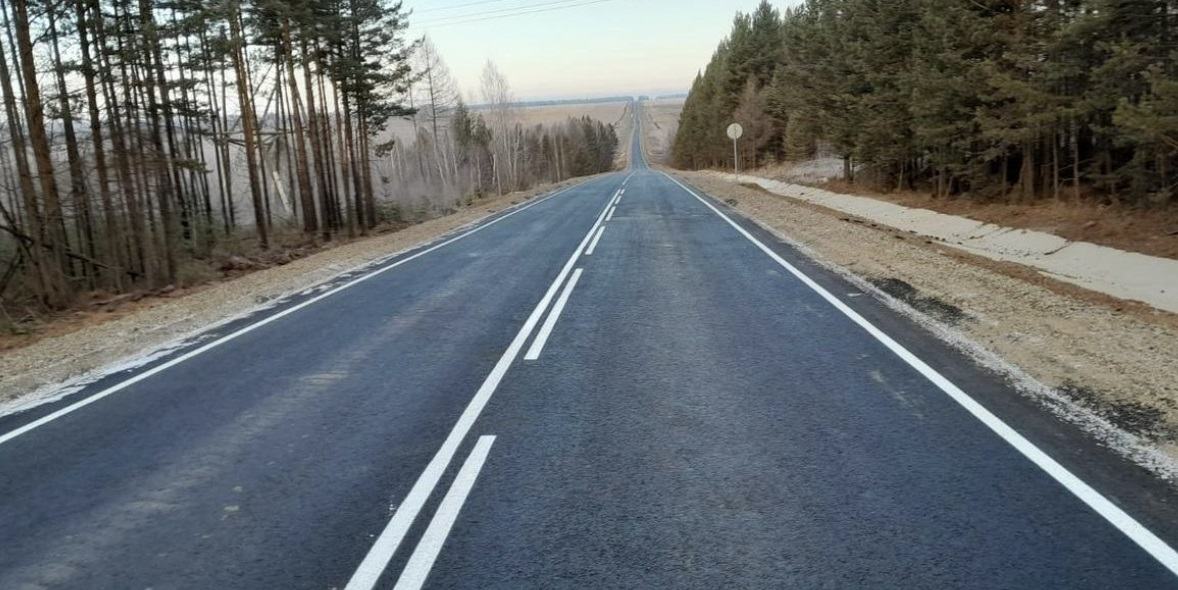
#> input picture road1.jpg, 1178 x 590 px
$ python lab1_Zbruev_Denis.py
#> lines starting #> are read from the running program, lines starting #| are printed output that depends on the picture; after the words box and inside, x2 and y2 are one past the last pixel; in counts of white or black regions, pixels touching at a corner belong together
import numpy as np
import cv2 as cv8_hornet
import copy

if(True):
    image = cv8_hornet.imread('road1.jpg')
#> image is the input picture: shape (590, 1178, 3); mean B, G, R 106.8, 104.4, 99.3
    image_BGR = cv8_hornet.cvtColor(image, cv8_hornet.COLOR_BGR2BGRA)
    image_blur = cv8_hornet.GaussianBlur(image_BGR, (5, 5), 0) # размываем изображение (рекомендованные параметры создателями метода)
    image_canny = cv8_hornet.Canny(image_blur, 30, 60, apertureSize=3)
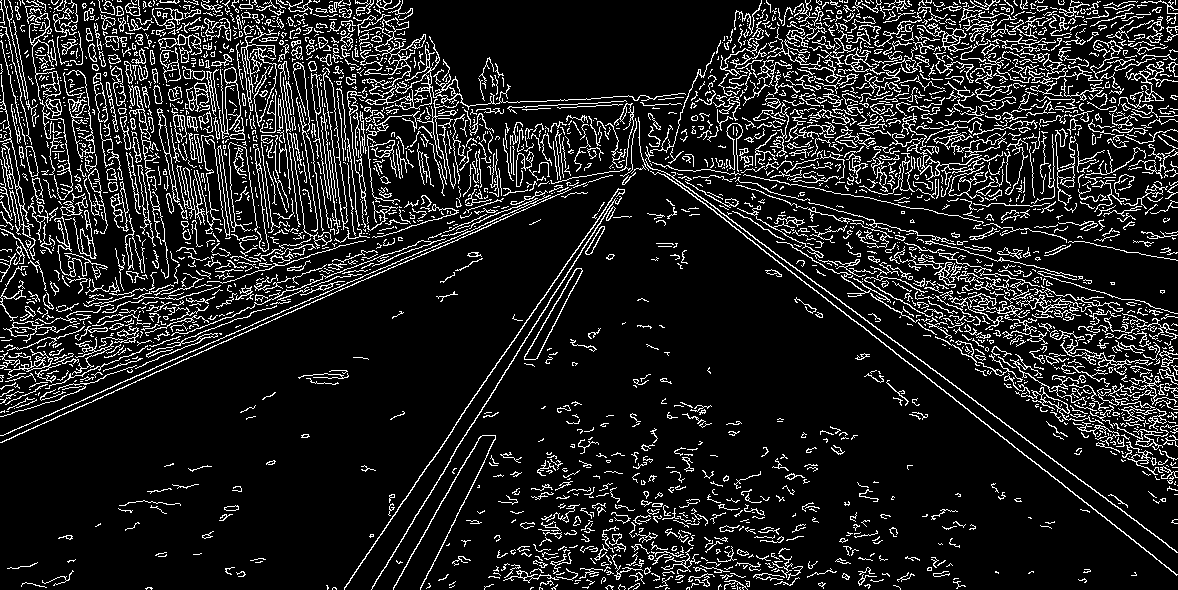
#> image_canny: shape (590, 1178); 12.9% white in thin lines or dots


    # накладываем маску, обрезая все лишнее
    """h = image.shape[0]
    w = image.shape[1]
    x1 =600
    x2 = 525
    x4 = 0
    y4 = 900
    x5 = 0
    y5= 430
    k = 3.7
    polygons = np.array([(x5, y5), (x1, h/k), (w-x2, h/k), (1700, 900), (x4, y4)])"""
    h = image.shape[0]
#> h = 590
    w = image.shape[1]
#> w = 1178
    print(h)
#| 590
    print(w)
#| 1178
    polygons = np.array([(0,0), (w, 0), (w, h), (0, h)])
    mask_image = np.zeros_like(image)

    color = (0, 0, 255) # red
    cv8_hornet.fillPoly(mask_image, np.array([polygons], dtype=np.int64), color) #
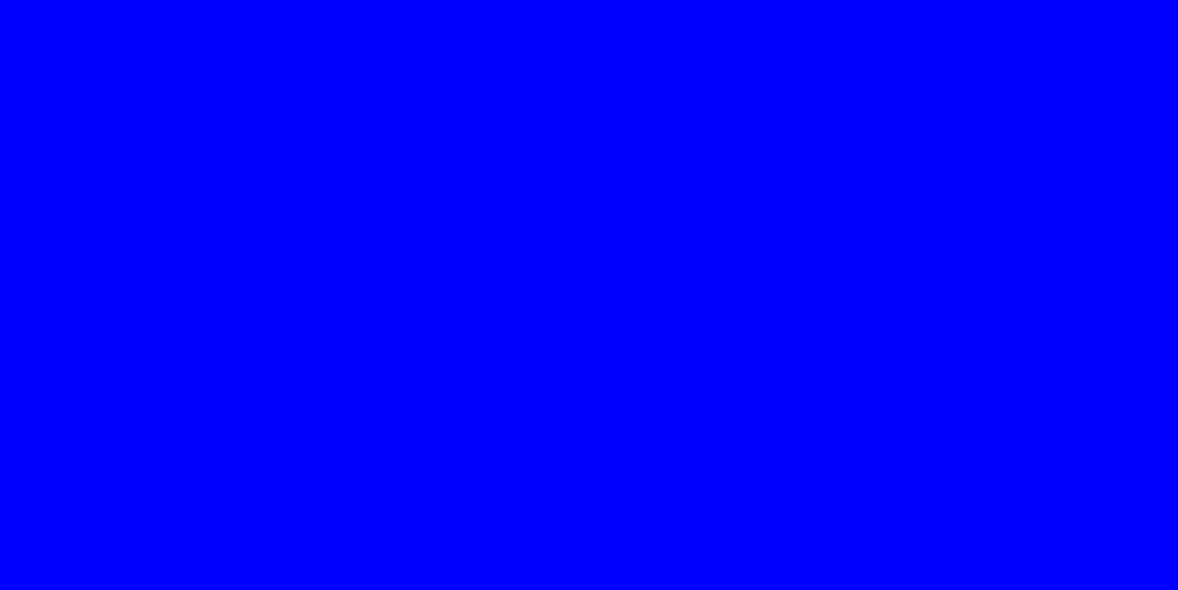
#> mask_image: shape (590, 1178, 3); mean of channels 0, 1, 2 0, 0, 255; drawn as R, G, B
    image = cv8_hornet.bitwise_and(image, mask_image)
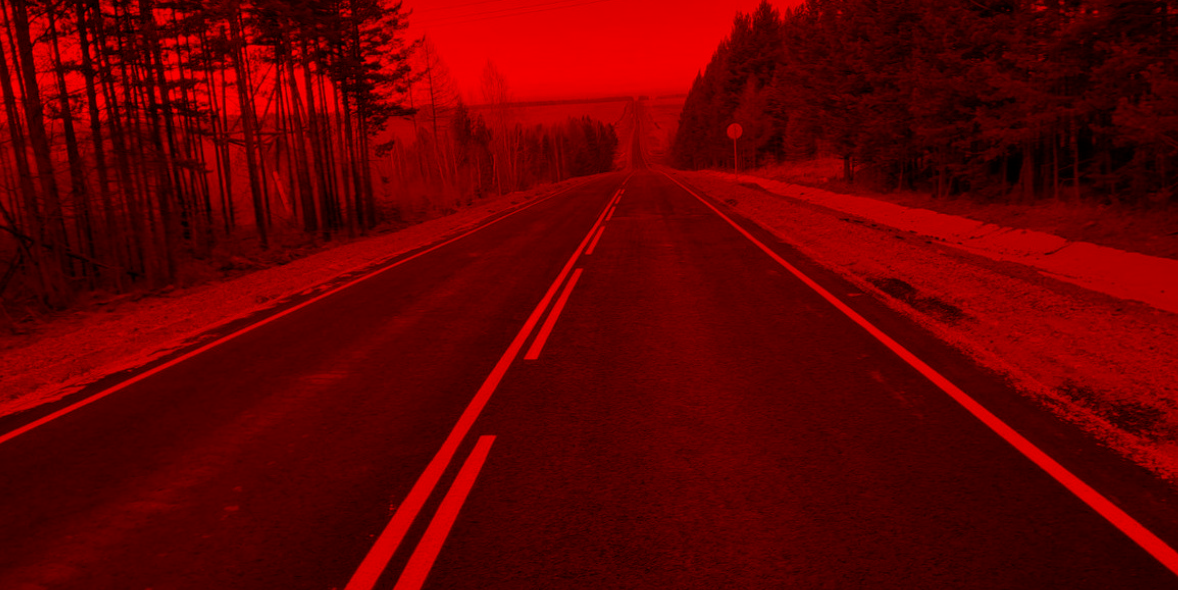
#> image: shape (590, 1178, 3); mean B, G, R 0, 0, 99.3

    lines = cv8_hornet.HoughLinesP(image_canny, 1,np.pi/180, 70, minLineLength=200,maxLineGap=10) # _canny
#> lines = 31 rows, first 6: [684, 188, 1123, 531], [160, 49, 381, 104], [0, 442, 208, 349], [590, 103, 791, 82], [173, 116, 377, 163], [3, 435, 380, 268]
    sz = len(lines)
#> sz = 31
    for i in range(0, sz):
        x_start, y_start, x_end, y_end = lines[i][0]
        color = (0, 255, 255) # yellow
        cv8_hornet.line(image, (x_start, y_start), (x_end, y_end), color)
#> this loop made 31 passes
#> (x_start, y_start, x_end, y_end) on passes 1 to 12: (684, 188, 1123, 531), (160, 49, 381, 104), (0, 442, 208, 349), (590, 103, 791, 82), (173, 116, 377, 163), (3, 435, 380, 268), (2, 203, 305, 149), (179, 78, 454, 92), (706, 133, 920, 67), (168, 163, 386, 128), (81, 215, 299, 188), (2, 435, 290, 307)
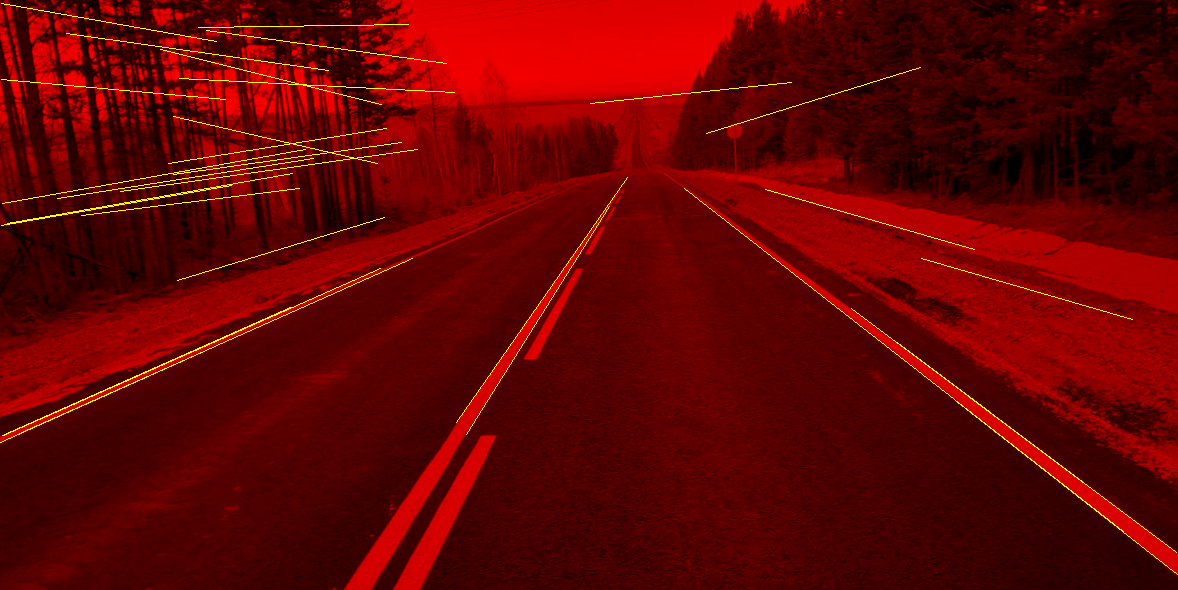
#> image: shape (590, 1178, 3); 1.08% of pixels changed, all inside (x1, y1, x2, y2) = (0, 3, 1178, 575)

    cv8_hornet.imshow('result', image)
    cv8_hornet.waitKey(0)

"""except:
    print("exception")"""
